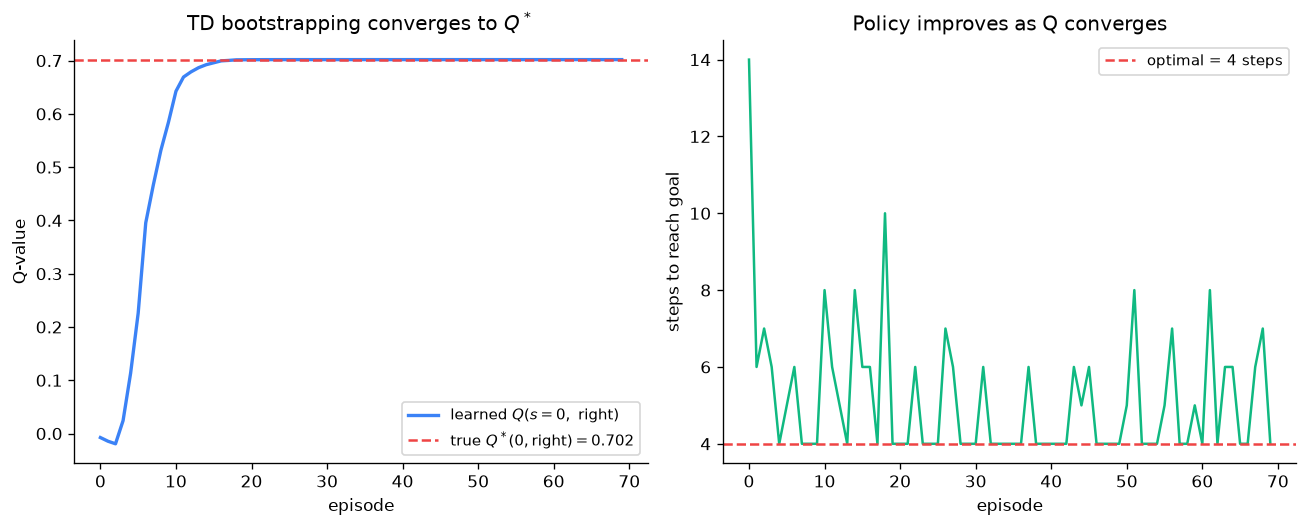

Source code (Python):
"""
Day 105 -- Q-learning & DQN: tabular Q-learning converging to the Bellman-optimal Q-value.

Environment: a 5-state 1D chain (states 0..4). The agent starts at state 0
each episode; actions = {left, right}; reward is -0.01 per step and +1.0 on
reaching the goal at state 4 (episode ends there). This toy chain has a
closed-form optimal Q*(s, right) computable by value iteration, so we can
watch the model-free TD update from CONCEPT OF THE DAY converge to the
known-correct answer, plus watch the greedy policy's step count shrink to
the optimal 4 steps as Q improves.

Synthetic environment only, no downloads. np.random.seed(42) for reproducibility.
"""
import numpy as np
import matplotlib.pyplot as plt

np.random.seed(42)

N_STATES = 5
GOAL = N_STATES - 1
GAMMA = 0.9
ALPHA = 0.5
EPSILON = 0.2
N_EPISODES = 70
STEP_REWARD = -0.01
GOAL_REWARD = 1.0
ACTIONS = [-1, 1]  # left, right


def step(s, a):
    s_next = int(np.clip(s + ACTIONS[a], 0, GOAL))
    if s_next == GOAL:
        return s_next, GOAL_REWARD, True
    return s_next, STEP_REWARD, False


# ---- ground truth via value iteration (environment-only, never seen by the agent) ----
Q_star = np.zeros((N_STATES, 2))
for _ in range(200):
    Q_new = np.zeros_like(Q_star)
    for s in range(N_STATES):
        for a in range(2):
            s_next, r, done = step(s, a)
            bootstrap = 0.0 if done else Q_star[s_next].max()
            Q_new[s, a] = r + GAMMA * bootstrap
    Q_star = Q_new
true_q0_right = Q_star[0, 1]

# ---- tabular Q-learning: model-free, epsilon-greedy, learns from sampled transitions only ----
Q = np.zeros((N_STATES, 2))
q0_right_history = []
steps_per_episode = []

for ep in range(N_EPISODES):
    s = 0
    n_steps = 0
    while True:
        if np.random.rand() < EPSILON:  # epsilon-greedy exploration
            a = np.random.randint(2)
        else:
            a = int(np.argmax(Q[s]))
        s_next, r, done = step(s, a)
        td_target = r + (0.0 if done else GAMMA * Q[s_next].max())
        Q[s, a] += ALPHA * (td_target - Q[s, a])  # the Q-learning update from CONCEPT OF THE DAY
        s = s_next
        n_steps += 1
        if done or n_steps > 50:
            break
    q0_right_history.append(Q[0, 1])
    steps_per_episode.append(n_steps)

fig, (ax1, ax2) = plt.subplots(1, 2, figsize=(11, 4.5))

ax1.plot(range(N_EPISODES), q0_right_history, color="#3b82f6", linewidth=2,
         label=r"learned $Q(s{=}0,\ \mathrm{right})$")
ax1.axhline(true_q0_right, color="#ef4444", linestyle="--", linewidth=1.5,
            label=r"true $Q^*(0,\mathrm{right})=%.3f$" % true_q0_right)
ax1.set_xlabel("episode")
ax1.set_ylabel("Q-value")
ax1.set_title("TD bootstrapping converges to $Q^*$")
ax1.legend(loc="lower right", fontsize=9)
ax1.spines["top"].set_visible(False)
ax1.spines["right"].set_visible(False)

ax2.plot(range(N_EPISODES), steps_per_episode, color="#10b981", linewidth=1.5)
ax2.axhline(GOAL, color="#ef4444", linestyle="--", linewidth=1.5, label=f"optimal = {GOAL} steps")
ax2.set_xlabel("episode")
ax2.set_ylabel("steps to reach goal")
ax2.set_title("Policy improves as Q converges")
ax2.legend(loc="upper right", fontsize=9)
ax2.spines["top"].set_visible(False)
ax2.spines["right"].set_visible(False)

plt.tight_layout()
plt.savefig("graph_DAY_105.png", dpi=120, bbox_inches="tight")
print(f"true Q*(0,right) = {true_q0_right:.4f}, learned = {q0_right_history[-1]:.4f}")
print(f"final steps/episode = {steps_per_episode[-1]} (optimal = {GOAL})")
